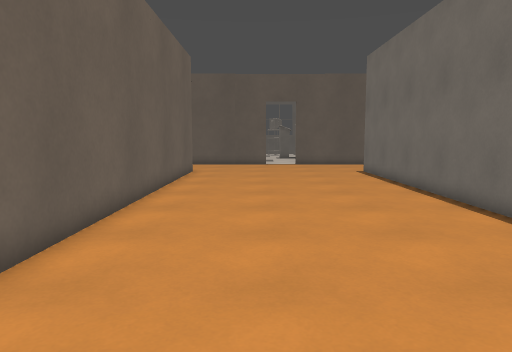
View 1 (above)

18 first-person views from a walk through a 3-D level made in the Godot game engine. The camera is 1.4 m above the floor, tilts 6° down and sees 70° across. The floor is counted in squares, 0.72 m on a side. Each view is taken from the middle of a square. On the plan, view 1 faces up. The plan holds only what a view shows up to about 19 squares ahead; the rest is blank. The place goes on beyond the plan. Surface patterns are stand-ins for the level's own textures.

View 2
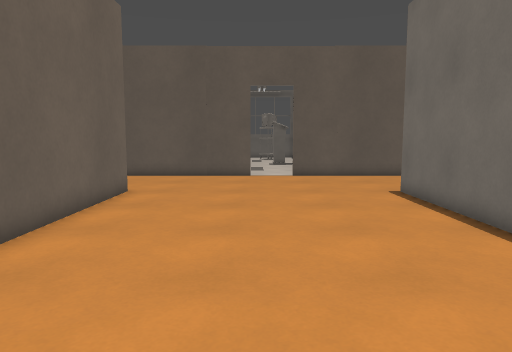

View 3
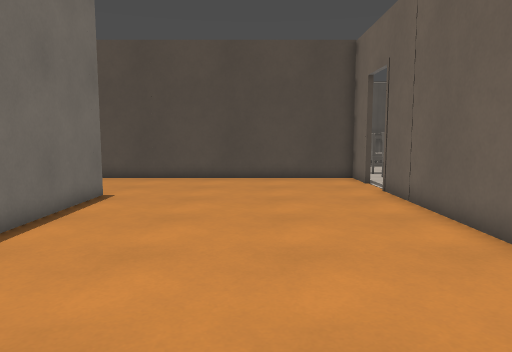

View 4
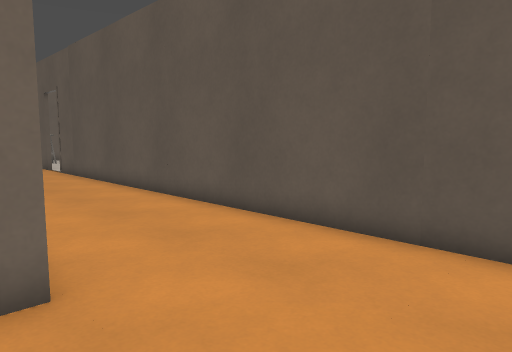

View 5
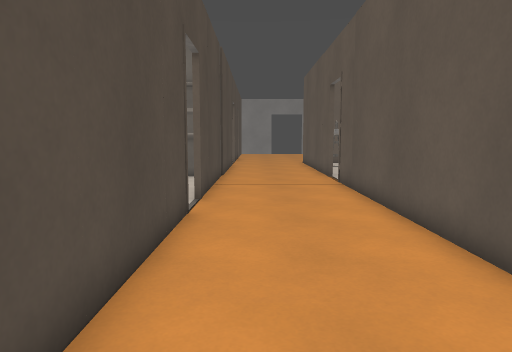

View 6
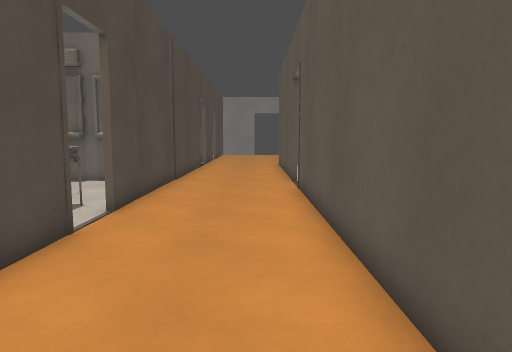

View 7
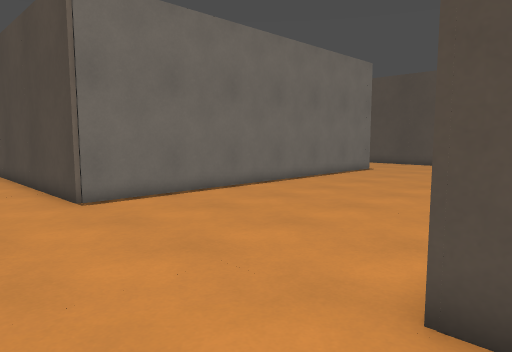

View 8
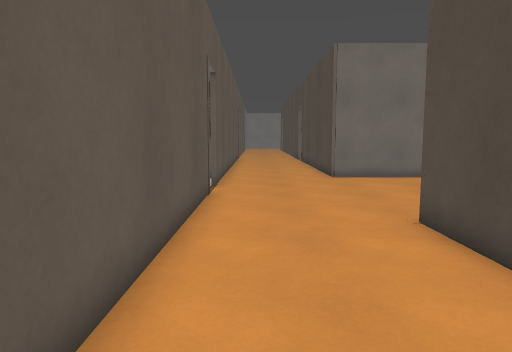

View 9
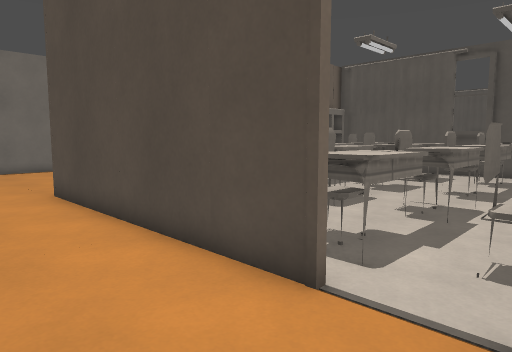

View 10
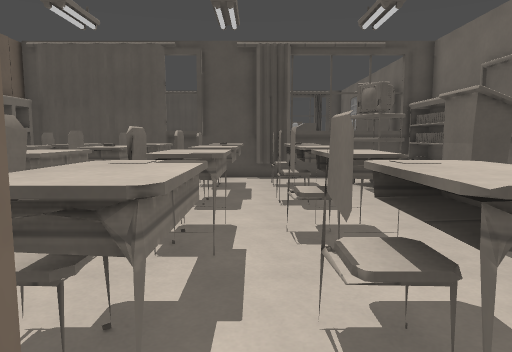

View 11
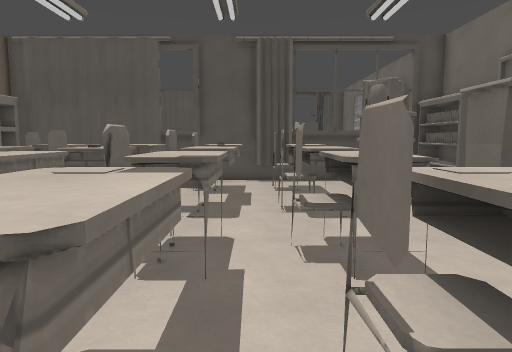

View 12
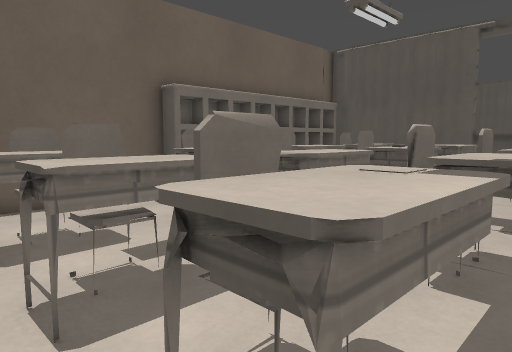

View 13
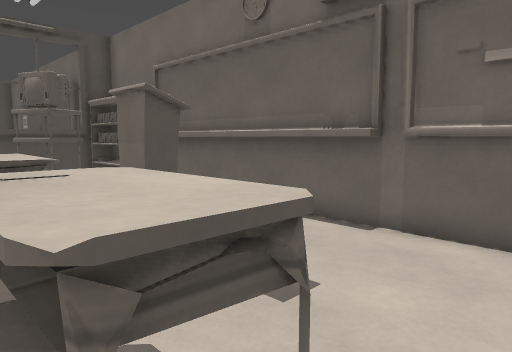

View 14
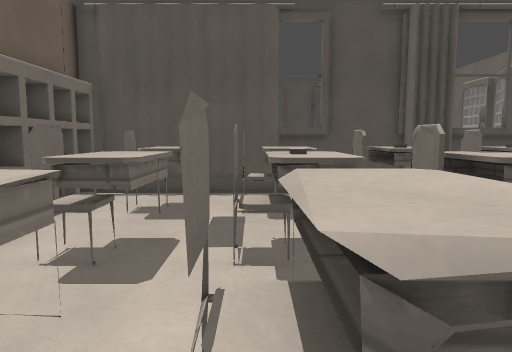

View 15
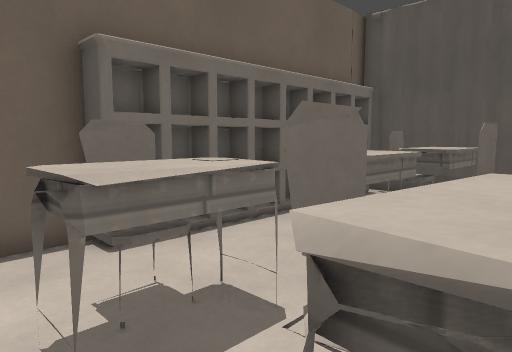

View 16
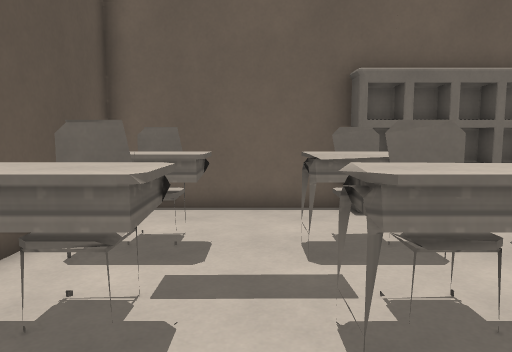

View 17
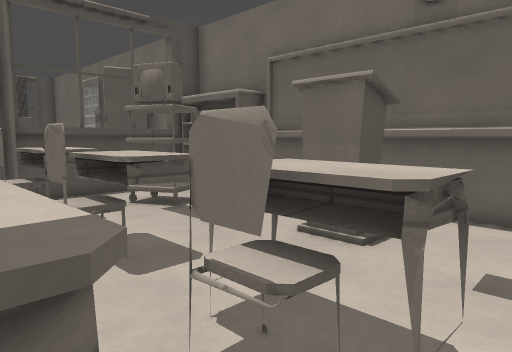

View 18
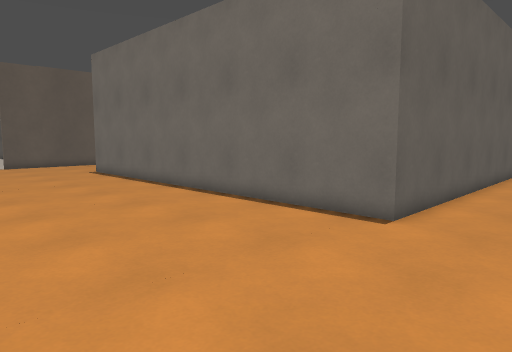

### Floor plan
Key: @ floor where view 1 was taken; # wall or solid block; x gap in a wall; . floor; ^ raised ledge.
Columns run from 23 left of view 1 to 8 right of it. Each row starts with its distance up from view 1.
 27 x.x#####################..x#####
 26 ................................
 25 ................................
 24 ...............................
 23 ................................
 22 ................................
 21 #######..###########.........###
 20 #.....^#.^..^^.^^..#.........#
 19 #.....^^.^^.^^.^^..#.........#
 18 #.....^^.^^.^^.^^..#.........#
 17 #..................#.........#
 16 #.....^^.^^.^..^^..#.........#
 15 #.....^^.^^.^^.^^..#.........#
 14 #.....^#.^#.^..^^..#.........#
 13 #  #...............#.........#
 12 # ....^^.^^.^^.^^..#.........#
 11 # ....^^.^^.^^.^^..#.........#
 10 #   ..^..^..^..^ ..#.........#
  9 #  ................#.........#
  8 #  #..^^.^^.^^.^^..#.........#
  7 ##.#..^^.^^.^^.^^. #.........#
  6 ##....^..^..^..^.. #.........#
  5 ##...........###.###.........#
  4 ####################.........###
  3                    x............
  2                    .............
  1                    ............
  0                    #...@........
 -1                    #............
 -2                   ##############

Positions as (right, up) in squares from view 1, and headings:
1: (0, 0), facing up
2: (1, 8), facing up
3: (1, 16), facing down
4: (1, 20), facing up-left
5: (-5, 23), facing left
6: (-7, 25), facing left
7: (-5, 25), facing down-right
8: (-12, 25), facing right
9: (-17, 25), facing down-right
10: (-15, 22), facing down
11: (-15, 21), facing down
12: (-15, 21), facing down-right
13: (-16, 21), facing down-left
14: (-10, 17), facing down
15: (-11, 17), facing down-right
16: (-14, 17), facing right
17: (-14, 17), facing down-left
18: (-2, 0), facing up-right
